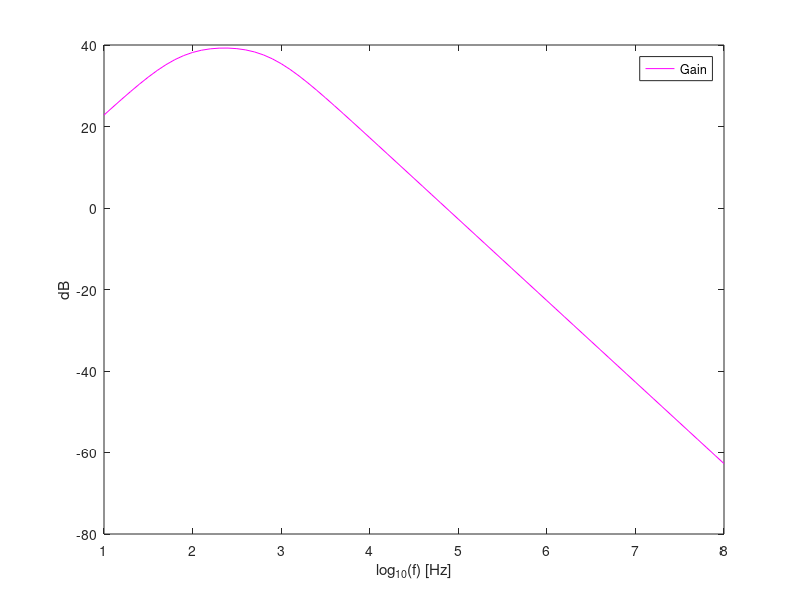

This figure's MATLAB source:


%Componentes

R1=10e3;
R2=5e2;
R3=100e3;
R4=1e3;
R5=100e3; 
C1=220e-9;
C2=220e-9;
C3=220e-9; 



%%%%%%%%%%%%%%%%%%%%%%%%%%%%%%%%%%%%%%%%%%%%%%%%%%%%Exercicio 1 

f=1000;

w=2*pi*f;

%Impedancias condensadores
ZC1=1/(j*w*C1);
ZC2=1/(j*w*C2);
ZC3=1/(j*w*C3);
Zpar=(1/(1/R5+1/ZC3));


%Impedancia in & out 
Zin=abs(ZC1+R1)
  Zout=abs(1/(1/R2+1/(ZC2+Zpar)));

  
%high  pass filter

Vi=1; 
Vl=R1/(R1+ZC1)*Vi;
wl=1/(R1*C1);       %low cut off frequency



%Amplification
Va=(1+R3/R4)*Vl;



%low pass filter
Vh= Va;
wh=1/(R2*(C2/2));      %high cut off frequency


gain=abs(Vh);
gain_db=20*log10(gain)

gain_dev=gain_db-40


%%%%%%%%%%%%%%%%%%%%%%%%%%%%%%%%%%%%%%%%%%%%%%%Exercicio 2

t=1:0.1:8;

w=2*pi*power(10,t);

ZC1=1./(j*w*C1);
ZC2=1./(j*w*(C2+C3)); 
ZC3=1./(j*w*C3);

Vl=R1./(R1+ZC1);
A=(1+R3/R4).*Vl;
fgain=abs(ZC2./(ZC2+R2).*A);


fgain_db=20*log10(fgain);

max_gain=max(fgain_db)


  
freq_graph = figure();
plot (t, fgain_db, "m");
legend("Gain");
xlabel ("log_{10}(f) [Hz]");
ylabel ("dB");
print (freq_graph, "graph.eps", "-depsc");















	
%%%%%%%%%%%%%%%%%%%%%%%%%%%%%%%%%%%%%%%%%%%%%%%%%%%%%%%%%%%%%%modelo nao ideal

%modelo nao ideal ampop
%Zi=966.3157e3 + j*2.850914e-2
%Zo=5.000960e1 - j*5.09420e-3
%Av=(Zo+1)*(-1.12308e-2 -j*1.95016e-1)


%freq=logspace(1,8,7000);

%for i=freq


  
%w=2*pi*i;


%ZC1=1./(j*w*C1);
%ZC2=1./(j*w*C2);
%ZC3=1./(j*w*C3);

%Vl=R1./(R1+ZC1);
%A=(1+R3/R4).*Vl;
%Vh= A;
%fgain=abs(Vh);
%fgain_db=20*log10(fgain);

%max_gain=max(fgain_db);

%Zeq= ZC2+(ZC3*R5/(ZC3+R5));

%B=[1/Zo + 1/(Zeq) + 1/R3 , -Av/Zo + 1/R3;
%      1/R3 , 1/Zi + 1/R3 + 1/R4;];

%C = [Vl/R3 , Vl/R3 + Vl/R4];

%D= C/B;

%Vout=D(1)

%endfor

%fgain=abs(Vout/Vi);
%fgain_db=20*log10(fgain);
